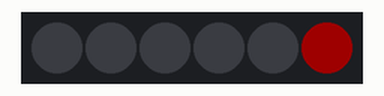
This sketch was run on a simulated Arduino Uno, built with avr-gcc and run on an emulated ATmega328P. On the bench: 6 RGB LEDs in strip order, left to right. Dim RGB values are drawn brighter than linear; what the sketch prints to the serial monitor is not drawn.

Above: at 0.38 s.
At 0.76 s:
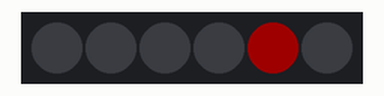
Timing chart, 0 to 76.4 s (numbered marks = the images above):
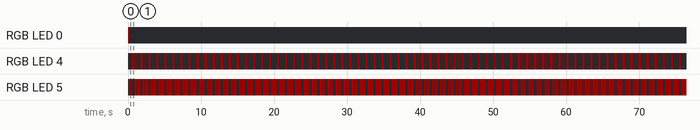

Measured:
- by itself, RGB LED 0: off → RGB(30, 0, 0) at 0.00 s, → off 0.15 s later
- by itself, RGB LED 4: repeats every 1.1 s: off 0.31 s, RGB(30, 0, 0) 0.03 s, off 0.46 s, RGB(30, 0, 0) 0.31 s
- by itself, RGB LED 5: repeats every 1.1 s: off 0.31 s, RGB(30, 0, 0) 0.31 s, off 0.03 s, RGB(30, 0, 0) 0.46 s
- what the display in image 0 shows lasts 0.4 s, from 0.2 s to 0.6 s

The sketch:

scanner.ino
```cpp
/*
  Leçon 6 - Neopixels

  Exercice Libre 1 : Scanner
*/

#include <Adafruit_NeoPixel.h>
int BROCHE_LEDS = 3;
int NOMBRE_LEDS = 6;
int LUMINOSITE = 30;

Adafruit_NeoPixel leds(NOMBRE_LEDS, BROCHE_LEDS, NEO_GRBW + NEO_KHZ800);

void setup() {
  Serial.begin(9600);
  leds.setBrightness(LUMINOSITE);
  leds.begin();
}

void loop() {
  for (int i = 0; i < 6; i++) {
    Serial.println(i);
    if (i != 0) {
      leds.setPixelColor(i - 1, 0, 0, 0, 0);
    }
    leds.setPixelColor(i, 255, 0, 0, 0);
    leds.show();
    delay(30);
  }

  for (int i = 6; i > 0; i--) {
    Serial.println(i);
    if (i != 6) {
      leds.setPixelColor(i + 1, 0, 0, 0, 0);
    }
    leds.setPixelColor(i, 255, 0, 0, 0);
    leds.show();
    delay(30);
  }
}
```
